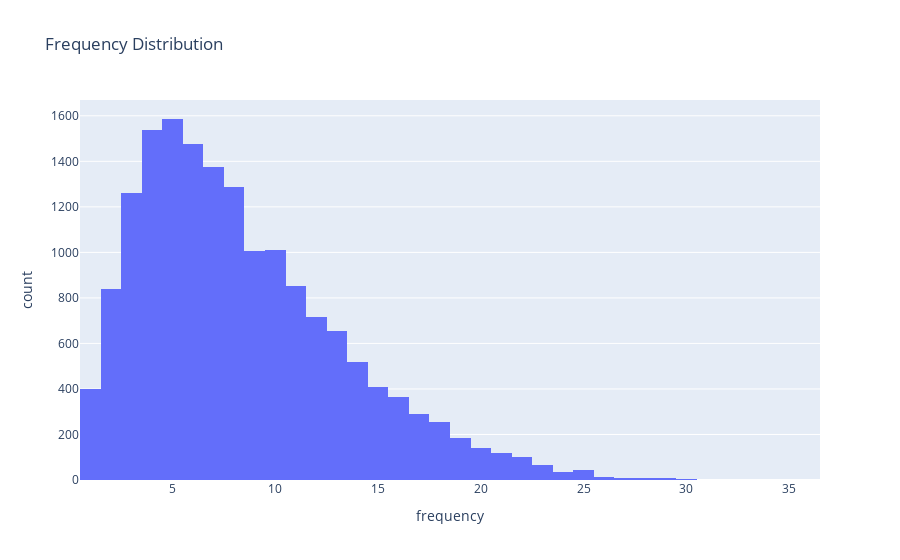

Notebook code for this chart:
### Markdown cell above
### Task 7
Let's start out with a quick visualization of the *distribution*, or shape, of the frequency metric so that Starbucks can better understand just how often does their customers make purchases.

**A.** Use the `.histogram` function from Plotly to create a histogram of the `frequency` column of your RFM DataFrame. Add a title.

### Code cell
# Create a histogram of frequency 
# add a title
px.histogram(rfm_df, x='frequency',
            title='Frequency Distribution')

### Figure 1 — Plotly figure (JSON) as saved in the notebook; plotly's stock layout.template omitted (floating-point values rounded to 4 significant figures; data arrays with more than 128 entries replaced by an {"elided": "..."} marker saying what was removed)
{"data": [{"alignmentgroup": "True", "bingroup": "x", "hovertemplate": "frequency=%{x}<br>count=%{y}<extra></extra>", "legendgroup": "", "marker": {"color": "#636efa", "pattern": {"shape": ""}}, "name": "", "offsetgroup": "", "orientation": "v", "showlegend": false, "type": "histogram", "x": {"elided": "16578 int values"}, "xaxis": "x", "yaxis": "y"}], "layout": {"autosize": true, "barmode": "relative", "legend": {"tracegroupgap": 0}, "title": {"text": "Frequency Distribution"}, "xaxis": {"anchor": "y", "autorange": true, "domain": [0, 1], "range": [0.5, 36.5], "title": {"text": "frequency"}, "type": "linear"}, "yaxis": {"anchor": "x", "autorange": true, "domain": [0, 1], "range": [0, 1669.0], "title": {"text": "count"}}}}
